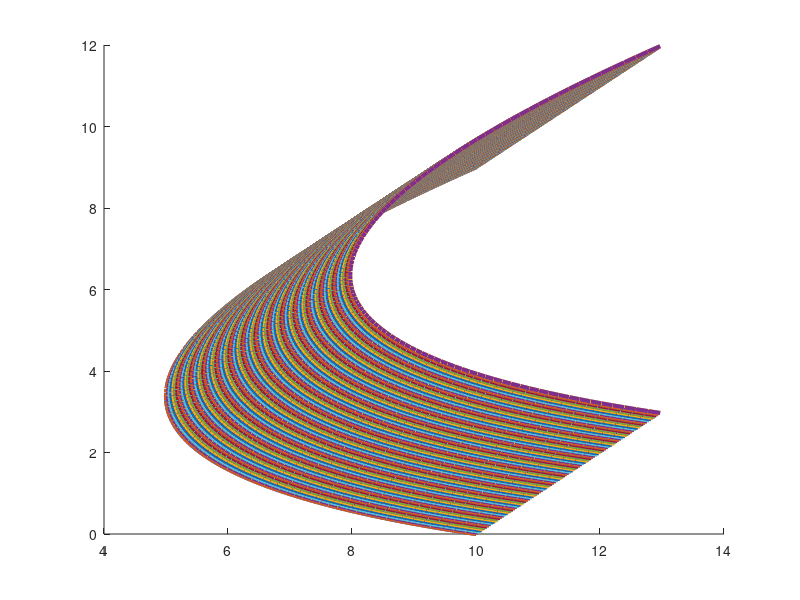

MATLAB code to generate this figure: (Note: this script raises an error after producing the figure.)
#Ricardo Daniel Montiel Jacinto
clear all 
clc

t=0:0.01:1;

P=[10,0,0;0,4.5,6;10,9,0]

for y=0.01:100
  i=0.01*y
  
  
  B3(:,1)=(1-t).^2.*P(1,1)+i+(1-t).*t.*P(2,1)+i+t.^2*P(3,1)+i;
  B3(:,2)=(1-t).^2.*P(1,2)+i+(1-t).*t.*P(2,2)+i+t.^2*P(3,2)+i;
  B3(:,3)=(1-t).^2.*P(1,3)+i+(1-t).*t.*P(2,3)+i+t.^2*P(3,3)+i;
  
  pause(0.0001)
  hold on 
  
  plot3(B3(:,1),B3(:,2),B3(:,3),'linewidth',3)
  plot3(B3(:,1),B3(:,2),B3(:,3),'linewidth',3)

endfor

  axis(10,10,10,10,10,10)
xlabel('X');
ylabel('Y');
zlabel('Z');
